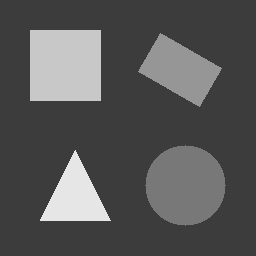
#> input picture data/shapes.png, 256 x 256 px
$ jupyter execute harris_corner_detector.ipynb   (older library calls are emulated)
#> lines starting #> are read from the running program, lines starting #| are printed output that depends on the picture
# Harris Corner Detector (Harris & Stephens, 1988)

**INF605 Fundamentals of Image Processing – Group 15**

Eren Şimşek, Mert Oğuz Mirzaoğlu, Muhammet Şimşek, Ahmetcan Karabulut, Yunus Emre Erdoğan

Reference: C. Harris and M. Stephens, "A combined corner and edge detector," *Proc. 4th Alvey Vision Conference*, 1988, pp. 147–151.

## 0. Setup

[cell 1]
import numpy as np
import matplotlib.pyplot as plt
import cv2
from pathlib import Path

DATA_DIR = Path("data")
RESULTS_DIR = Path("results")
RESULTS_DIR.mkdir(exist_ok=True)

plt.rcParams["figure.figsize"] = (8, 6)

## 1. Loading the test images

We work on grayscale images stored as `float64` in the range [0, 1]. Working in float is important here: the
gradients can be negative and the products $I_x^2$, $I_xI_y$ would overflow in `uint8`.

Test images in `data/`:
- `shapes.png`: a synthetic scene we drew ourselves. It has flat regions, straight edges, sharp corners and a circle (curved edge, no corners), so it is easy to check whether the detector responds in the right places.
- `checkerboard.png`: regular grid of corners, from `skimage.data`.
- `camera.png`: a natural image, from `skimage.data`.

Our own photo pairs (same scene from two viewpoints) will be added for the matching experiment.

[cell 2]
def load_gray(path):
    """Read an image as grayscale float64 in [0, 1]."""
    img = cv2.imread(str(path), cv2.IMREAD_GRAYSCALE)
    if img is None:
        raise FileNotFoundError(f"could not read {path}")
    return img.astype(np.float64) / 255.0


def show_images(images, titles, cmap="gray", size=4):
    fig, axes = plt.subplots(1, len(images), figsize=(size * len(images), size))
    if len(images) == 1:
        axes = [axes]
    for ax, img, title in zip(axes, images, titles):
        ax.imshow(img, cmap=cmap)
        ax.set_title(title)
        ax.axis("off")
    plt.tight_layout()
    plt.show()

[cell 3]
names = ["shapes.png", "checkerboard.png", "camera.png"]
images = {name: load_gray(DATA_DIR / name) for name in names}
#> in load_gray, img is the input picture: shape (256, 256); min 60, max 230, mean 86.4
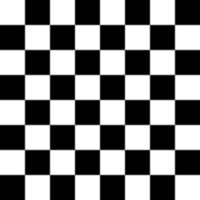
#> input picture data/checkerboard.png, 200 x 200 px
#> in load_gray, img is the input picture: shape (200, 200); min 0, max 255, mean 127.5
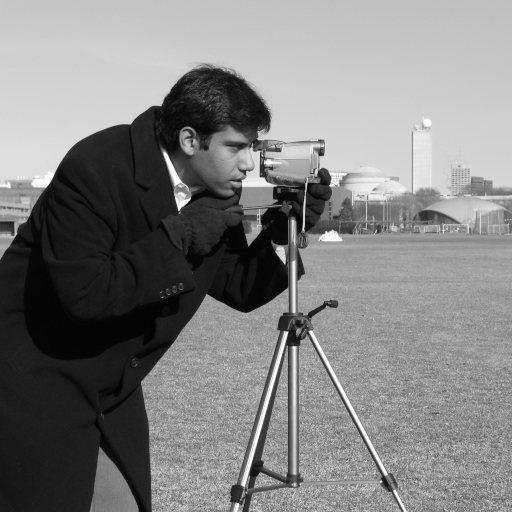
#> input picture data/camera.png, 512 x 512 px
#> in load_gray, img is the input picture: shape (512, 512); min 0, max 255, mean 129.1
#> images = 3 items

for name, img in images.items():
    print(f"{name:18s} shape={img.shape}  dtype={img.dtype}  min={img.min():.2f}  max={img.max():.2f}")
#> this loop made 3 passes
#> name on passes 1 to 3: 'shapes.png', 'checkerboard.png', 'camera.png'
#| shapes.png         shape=(256, 256)  dtype=float64  min=0.24  max=0.90
#| checkerboard.png   shape=(200, 200)  dtype=float64  min=0.00  max=1.00
#| camera.png         shape=(512, 512)  dtype=float64  min=0.00  max=1.00

show_images(list(images.values()), names)
#> the loop in show_images, `for ax, img, title in zip(axes, images, titles):` made 3 passes

## 2. Image gradients (Sobel)

The Harris detector looks at how the intensity changes when a small window is shifted. After a first order
Taylor expansion this only needs the image derivatives $I_x = \partial I / \partial x$ and $I_y = \partial I / \partial y$.

We estimate them with the Sobel operator (Gonzalez & Woods, Section 3.6):

$$
K_x = \begin{bmatrix} -1 & 0 & 1 \\ -2 & 0 & 2 \\ -1 & 0 & 1 \end{bmatrix}, \qquad
K_y = K_x^T = \begin{bmatrix} -1 & -2 & -1 \\ 0 & 0 & 0 \\ 1 & 2 & 1 \end{bmatrix}
$$

We write the kernels ourselves and only use `cv2.filter2D` for the general filtering operation.
Note that `filter2D` computes **correlation**, not convolution. With the kernels above, correlation gives
$I_x > 0$ when the image gets brighter to the right and $I_y > 0$ when it gets brighter downwards
(row index grows downwards). Borders are handled by reflection so that no false edges appear at the image border.

[cell 4]
SOBEL_X = np.array([[-1, 0, 1],
                    [-2, 0, 2],
                    [-1, 0, 1]], dtype=np.float64)
SOBEL_Y = SOBEL_X.T


def image_gradients(img):
    """Return (Ix, Iy) computed with Sobel kernels."""
    ix = cv2.filter2D(img, cv2.CV_64F, SOBEL_X, borderType=cv2.BORDER_REFLECT)
    iy = cv2.filter2D(img, cv2.CV_64F, SOBEL_Y, borderType=cv2.BORDER_REFLECT)
    return ix, iy

**Sanity check.** On a horizontal ramp the intensity grows by the same amount in every column, so $I_x$ should be
constant and $I_y$ should be zero. The Sobel kernel weights add up to 4 on each side ($1+2+1$) and the
difference is taken over 2 pixels, so for a ramp with slope $s$ per pixel we expect $I_x = 8s$.

[cell 5]
slope = 0.01
ramp = np.tile(np.arange(50) * slope, (30, 1))
rx, ry = image_gradients(ramp)

inner = (slice(1, -1), slice(1, -1))   # ignore the border pixels
print("Ix inside:", rx[inner].min(), "to", rx[inner].max(), " (expected", 8 * slope, ")")
print("Iy inside:", np.abs(ry[inner]).max())

Two more checks:
- a constant image has no edges, so both derivatives must be exactly zero;
- `filter2D` should give the same result as writing the Sobel sum by hand with NumPy slicing
  (on the inner pixels, where no padding is involved).

[cell 6]
const = np.full((40, 40), 0.7)
cx, cy = image_gradients(const)
print("constant image, max |Ix|, |Iy|:", np.abs(cx).max(), np.abs(cy).max())


def sobel_x_numpy(img):
    """Sobel in x written with slicing, only for the inner pixels."""
    right = img[:-2, 2:] + 2 * img[1:-1, 2:] + img[2:, 2:]
    left = img[:-2, :-2] + 2 * img[1:-1, :-2] + img[2:, :-2]
    return right - left


test = images["camera.png"]
ix_test, _ = image_gradients(test)
#> in image_gradients (call 3), `iy = cv2.filter2D(img, cv2.CV_64F, SOBEL_Y, borderType=cv2.BORDER_REFL..`:
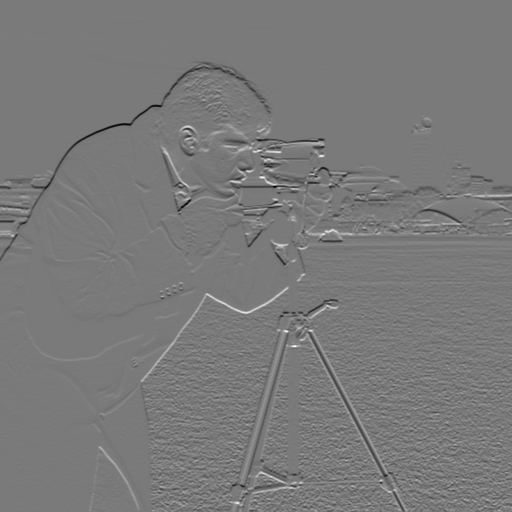
#> iy: shape (512, 512) float64; min -2.83, max 3.07, mean -0.00444; drawn with min black and max white
diff = np.abs(ix_test[1:-1, 1:-1] - sobel_x_numpy(test)).max()
#> in sobel_x_numpy, `right = img[:-2, 2:] + 2 * img[1:-1, 2:] + img[2:, 2:]`:
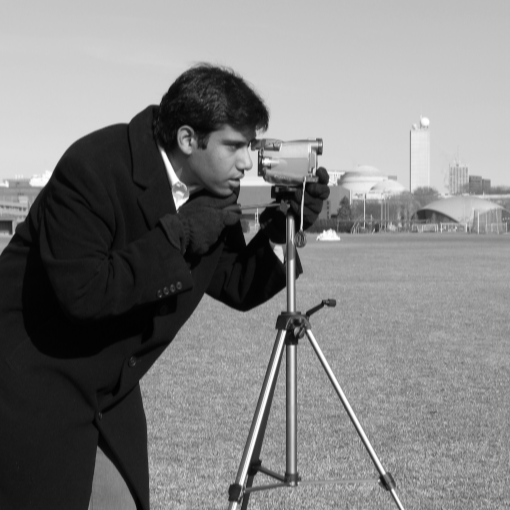
#> right: shape (510, 510) float64; min 0.0157, max 4, mean 2.02; drawn with min black and max white
#> in sobel_x_numpy, `left = img[:-2, :-2] + 2 * img[1:-1, :-2] + img[2:, :-2]`:
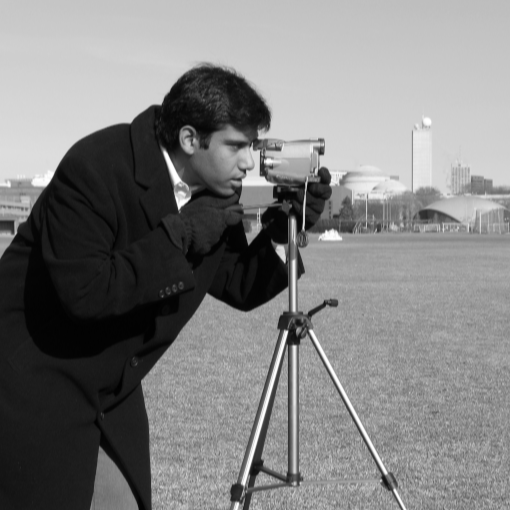
#> left: shape (510, 510) float64; min 0.0157, max 4, mean 2.02; drawn with min black and max white
#> diff = 8.88e-16
print("camera.png, max difference filter2D vs NumPy:", diff)
#| camera.png, max difference filter2D vs NumPy: 8.881784197001252e-16

### Gradients of the test images

[cell 7]
def plot_gradients(img, title):
    ix, iy = image_gradients(img)
    mag = np.hypot(ix, iy)
    lim = np.abs(np.concatenate([ix.ravel(), iy.ravel()])).max()

    fig, axes = plt.subplots(1, 4, figsize=(16, 4))
    axes[0].imshow(img, cmap="gray")
    axes[0].set_title(title)
    axes[1].imshow(ix, cmap="seismic", vmin=-lim, vmax=lim)
    axes[1].set_title("$I_x$")
    axes[2].imshow(iy, cmap="seismic", vmin=-lim, vmax=lim)
    axes[2].set_title("$I_y$")
    axes[3].imshow(mag, cmap="gray")
    axes[3].set_title("gradient magnitude")
    for ax in axes:
        ax.axis("off")
    plt.tight_layout()
    plt.show()
    return ix, iy


gradients = {}
for name, img in images.items():
    gradients[name] = plot_gradients(img, name)
#> this loop made 3 passes
#> (name, lim in plot_gradients) on passes 1 to 3: ('shapes.png', 2.67), ('checkerboard.png', 3.24), ('camera.png', 3.37)
#> pass 1, in image_gradients (call 4), `iy = cv2.filter2D(img, cv2.CV_64F, SOBEL_Y, borderType=cv2.BORDER_REFL..`:
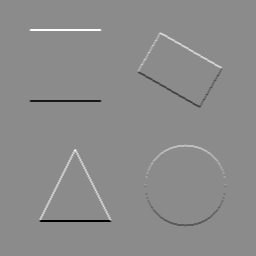
#> iy: shape (256, 256) float64; min -2.67, max 2.2, mean 3.87e-17; drawn with min black and max white
#> pass 1, in plot_gradients, `mag = np.hypot(ix, iy)`:
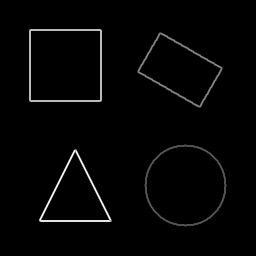
#> mag: shape (256, 256) float64; min 5.55e-17, max 2.98, mean 0.055; drawn with min black and max white
#> pass 2, in image_gradients (call 5), `ix = cv2.filter2D(img, cv2.CV_64F, SOBEL_X, borderType=cv2.BORDER_REFL..`:
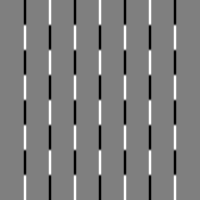
#> ix: shape (200, 200) float64; min -3.22, max 3.22, mean -3.2e-18; drawn with min black and max white
#> pass 2, in plot_gradients (call 2), `plt.show()`:
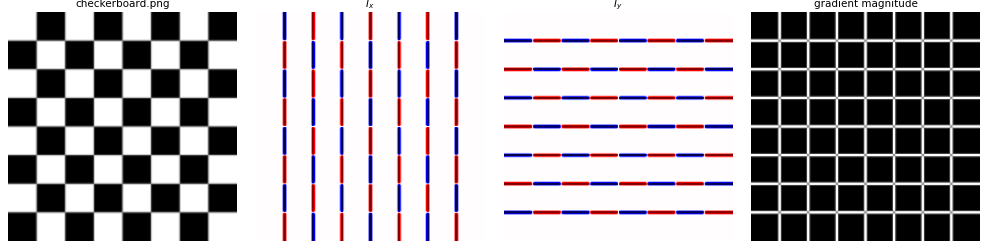
#> figure drawn by matplotlib, 4 panels
#> after the loop, gradients = 3 items

In `shapes.png` the vertical edges of the square only show up in $I_x$ and the horizontal edges only in $I_y$.
At a corner both derivatives are non-zero at the same time. This is exactly what the next step uses: the
structure tensor collects $I_x^2$, $I_y^2$ and $I_xI_y$ in a window around each pixel.

[cell 8]
ix, iy = gradients["shapes.png"]
show_images([ix**2, iy**2, ix * iy], ["$I_x^2$", "$I_y^2$", "$I_x I_y$"], cmap="magma")
#> call 2 of show_images, with cmap = 'magma', size = 4
#> the loop in show_images (call 2), `for ax, img, title in zip(axes, images, titles):` made 3 passes
#> title on passes 1 to 3: '$I_x^2$', '$I_y^2$', '$I_x I_y$'
#> in show_images (call 2), `plt.show()`:
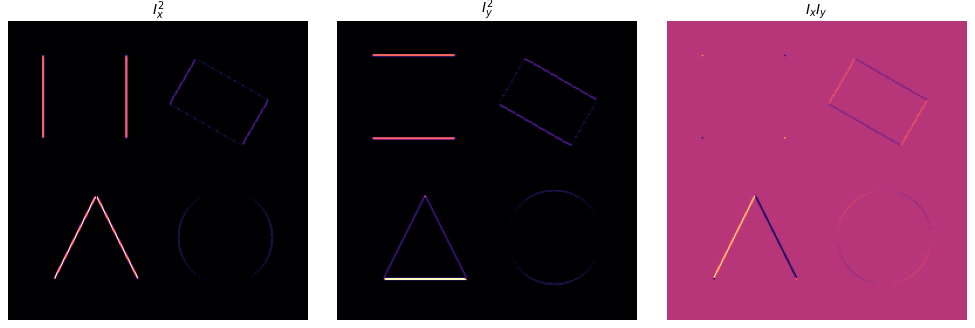
#> figure drawn by matplotlib, 3 panels
